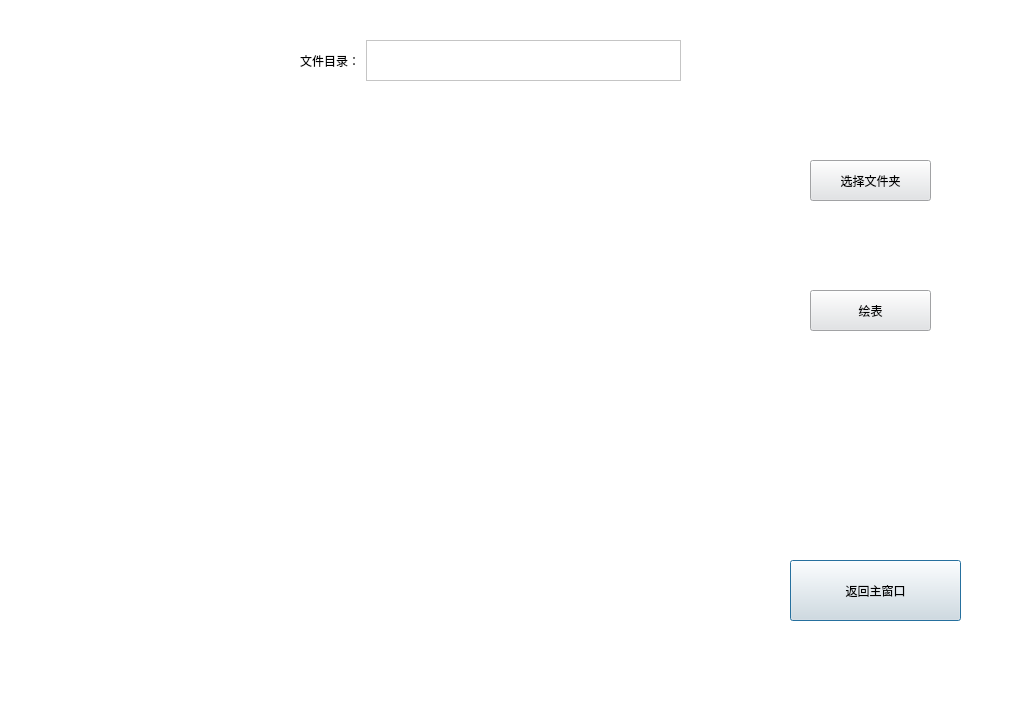
<?xml version="1.0" encoding="UTF-8"?>
<ui version="4.0">
 <class>count</class>
 <widget class="QDialog" name="count">
  <property name="geometry">
   <rect>
    <x>0</x>
    <y>0</y>
    <width>1018</width>
    <height>714</height>
   </rect>
  </property>
  <property name="windowTitle">
   <string>统计一天工作量</string>
  </property>
  <property name="styleSheet">
   <string notr="true">background-color: rgb(255, 255, 255);</string>
  </property>
  <widget class="QPushButton" name="pushButton_return">
   <property name="geometry">
    <rect>
     <x>790</x>
     <y>560</y>
     <width>171</width>
     <height>61</height>
    </rect>
   </property>
   <property name="styleSheet">
    <string notr="true">font: 18pt &quot;Arial&quot;;
background-color: rgb(225, 227, 230);
</string>
   </property>
   <property name="text">
    <string>返回主窗口</string>
   </property>
  </widget>
  <widget class="QWidget" name="horizontalLayoutWidget">
   <property name="geometry">
    <rect>
     <x>300</x>
     <y>40</y>
     <width>381</width>
     <height>41</height>
    </rect>
   </property>
   <layout class="QHBoxLayout" name="horizontalLayout">
    <item>
     <widget class="QLabel" name="label">
      <property name="styleSheet">
       <string notr="true">font: 12pt &quot;Arial&quot;;</string>
      </property>
      <property name="text">
       <string>文件目录：</string>
      </property>
     </widget>
    </item>
    <item>
     <widget class="QTextEdit" name="textEdit_path">
      <property name="styleSheet">
       <string notr="true">font: 12pt &quot;Arial&quot;;</string>
      </property>
     </widget>
    </item>
   </layout>
  </widget>
  <widget class="QPushButton" name="pushButton_choose_file">
   <property name="geometry">
    <rect>
     <x>810</x>
     <y>160</y>
     <width>121</width>
     <height>41</height>
    </rect>
   </property>
   <property name="styleSheet">
    <string notr="true">background-color: rgb(225, 227, 230);
font: 11pt &quot;Arial&quot;;</string>
   </property>
   <property name="text">
    <string>选择文件夹</string>
   </property>
  </widget>
  <widget class="QPushButton" name="pushButton_draw">
   <property name="geometry">
    <rect>
     <x>810</x>
     <y>290</y>
     <width>121</width>
     <height>41</height>
    </rect>
   </property>
   <property name="styleSheet">
    <string notr="true">background-color: rgb(225, 227, 230);
font: 11pt &quot;Arial&quot;;</string>
   </property>
   <property name="text">
    <string>绘表</string>
   </property>
  </widget>
  <widget class="QWidget" name="widget_table" native="true">
   <property name="geometry">
    <rect>
     <x>20</x>
     <y>110</y>
     <width>721</width>
     <height>551</height>
    </rect>
   </property>
  </widget>
 </widget>
 <resources/>
 <connections/>
</ui>
